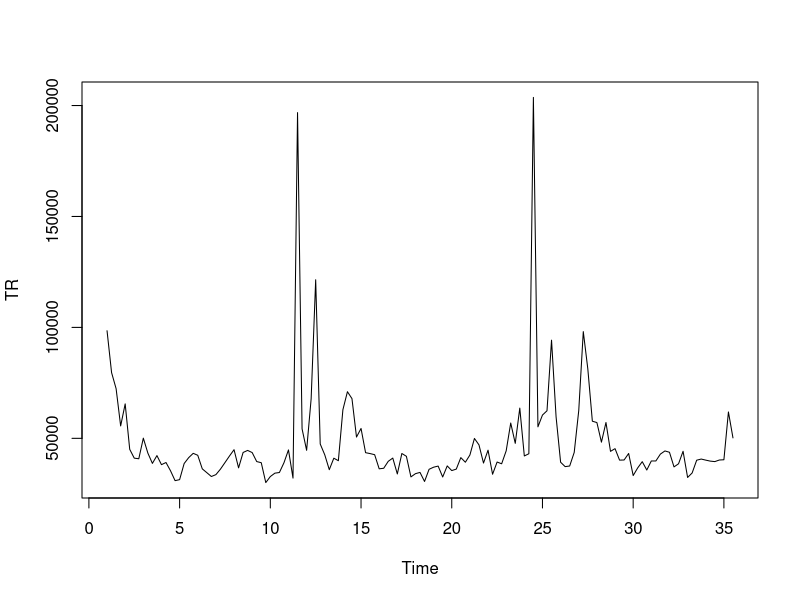

Source code (R): (Note: this script raises an error after producing the figure.)
  library(forecast)
  
  reshow <- function(label = "", Y, Pred, metric = "MAE", PLOT = TRUE, val= NULL) {
    main <- paste(label, metric, ":", round(mmetric(Y, Pred, metric = metric), digits = 1))
    LEG <- c("target", paste(label, "pred.")) #legenda do gráfico
    
    if (PLOT) {
      plot(Y, type = "l", col = "black", lwd = 2, xlab = "Time", ylab = "Value", main = main)
      lines(Pred, col = "blue", lwd = 2)
      legend("topleft", legend = LEG, col = c("black", "blue"), lwd = 2)
    } else {
      cat(main, "\n")
    }
  }
  
  cat("read Walmart Sales\n")
  TS <-read.table("walmart.csv",sep=",",header=TRUE)
  # Convert Date column to Date format:
  TS$Date <- as.Date(TS$Date)
  
  # Loop through columns 4 to 7
  for (i in 4:7) { #vai fazer um loop desde a coluna 4 (dep1) até à coluna 7 (dep4)
    cat("Departamento:", colnames(TS)[i], "\n")
    
    
    dep_data <- TS[, i]
    
    K <- 4
    #K é a frequencia (numero de observaçoes antes que o padrao sazonal se repita) de 4 semanas
    #H é a previsão temporal (Horizonte temporal)- tempo à frente, multi-steap ahead
    
    L <- length(dep_data)  #determina o numero total de observaçoes da serie temporal
    NTS <- K # number of predictions
    H <- NTS # from 1 to H ahead predictions
    
    YR=diff(range(dep_data))
    
    # this time series object only includes TRAIN (older) data:
    LTR <- L - H #subtraindo é possivel obter o indice onde a serie temporal de treinamento termina (com a data mais antiga)
    
    TR <- ts(dep_data[1:LTR], frequency = K) #cria um objeto de serie temporal "TR, usando os primeiros LTR como dados de treino
    plot(TR) #mostra data de treino
    mpause() #pressEnter
    
    # target predictions:
    Y <- dep_data[(LTR + 1):L] #define Y como sendo os vetores do periodo de teste (valores que não foram usados para treinar o modelo)
                              #define como sendo os dados de teste, permitindo a comparação das previsoes feitas pelo modelo e os dados reais
    
    #modelar ARIMA
    print("model> auto.arima")
    AR <- auto.arima(TR)
    
    print(AR)
    print("show ARIMA forecasts:")
    
    F2 <- forecast(AR, h = H) #o modelo ARIMA vai fazer previsões para H passos à frente. essas previsoes são guardadas na variavel F2
    Pred2 <- F2$mean[1:H] #pega nos primeiros valores de H e guarda na variavel Pred2
    
    reshow(colnames(TS)[i], Y, Pred2, "MAE")
    cat("MAE:",mmetric(Y,Pred2,metric="MAE"),"\n")
    cat("NMAE:",mmetric(Y,Pred2,metric="NMAE",val=YR),"\n")
    cat("RMSE:",mmetric(Y,Pred2,metric="RMSE"),"\n")
    cat("RRSE:",mmetric(Y,Pred2,metric="RRSE"),"\n")
    cat("R2:",mmetric(Y,Pred2,metric="R22"),"\n") # press R measure
    mpause()
  }
  
  
  
  
